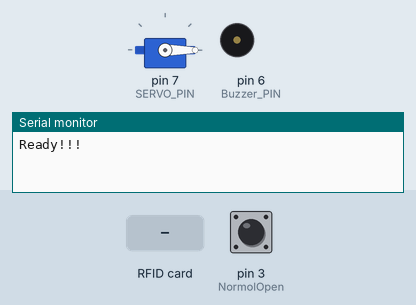
Simulated run of this sketch. Board: Arduino Uno, built with avr-gcc and run on an emulated ATmega328P. Parts: servo, buzzer (waves = sounding, pin HIGH), the last lines printed to the serial monitor. The test bench sets the inputs (shaded band); at power-on: pin 3 (NormolOpen) HIGH. The modem accepts every AT command (registered, SIM ready, sends succeed) and sends nothing else; pins used as bus, display or sensor lines are not drawn.

Above: at 18.9 s.
19.0 s: pin 3 (NormolOpen) pulled LOW for 0.15 s
At 19.29 s:
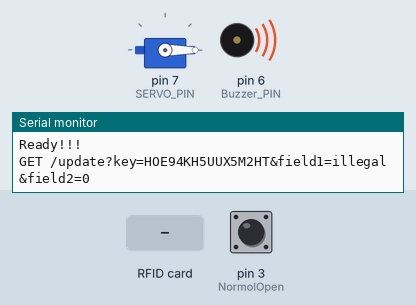
22.0 s: RFID card 5E 7A 19 C4 held to the reader
Timing chart, 0 to 31.0 s (numbered marks = the images above; inputs shaded):
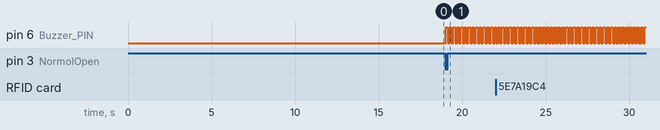

The sketch:

READ_UID_AND_alarm_TO_ESP8266.ino
```cpp
#include <SPI.h>
#include <MFRC522.h>
#include <SoftwareSerial.h>
#include <Servo.h>
#include "Timer.h"

#define SS_PIN 10
#define RST_PIN 9
#define _rxpin      4
#define _txpin      5
#define Buzzer_PIN   6
#define NormolOpen 3
#define SS_PIN 10
#define RST_PIN 9
#define SERVO_PIN 7 // 伺服馬達的控制訊號接腳
#define SSID "tenten"
#define PASS "6425dong"
#define IP "184.106.153.149" // ThingSpeak IP Address: 184.106.153.149
String GET = "GET /update?key=HOE94KH5UUX5M2HT"; // GET /update?key=[THINGSPEAK_KEY]&field1=[data 1]&filed2=[data 2]...;

Timer t; //宣告一个定时器
struct RFIDTag {   // 定義結構
  byte uid[4];
  char *name;
};

struct RFIDTag tags[] = {  // 初始化結構資料，請自行修改RFID識別碼。
  {{0,0,0,0}, "illegal"},
  {{181, 128, 143, 56}, "THK_STUDENT_CARD"},
  {{197, 37, 179, 115}, "Mini_Tag"},
  {{85, 154, 184, 55}, "WBW_STUDENT_CARD"}

};

byte totalTags = sizeof(tags) / sizeof(RFIDTag);  //計算結構資料筆數
MFRC522 rfid(SS_PIN, RST_PIN); // Instance of the class
MFRC522::MIFARE_Key key;

volatile bool alarm_flag = false;
volatile bool open_flag = false;
//volatile bool master_open_flag = false;
volatile bool message_flag = false;
volatile bool timer_flag = false;
volatile bool interval_flag = false; //消息间隔flag
bool lockerSwitch = false; // 伺服馬達（模擬開關）的切換狀態，預設為「關」
byte count =0; //计算进入callback次数
byte message_order = 0xff; //发送第几个message

SoftwareSerial esp8266(_rxpin, _txpin ); // RX, TX
Servo servo;

void setup() {
  Serial.begin(115200);
  esp8266.begin(115200);
  SPI.begin(); // Init SPI bus
  rfid.PCD_Init(); // Init MFRC522
  for (byte i = 0; i < 6; i++) {
    key.keyByte[i] = 0xFF;
  }
  pinMode(Buzzer_PIN, OUTPUT);
  pinMode(NormolOpen, INPUT_PULLUP);
  connect_wifi_and_ip();
  t.every(6000, doSomething); //register a callback
  attachInterrupt(digitalPinToInterrupt(NormolOpen), alarm, FALLING);
  locker(lockerSwitch);
  Serial.println("Ready!!!");
  //open_flag = true;
}

void loop() {

  if(rfid.PICC_IsNewCardPresent() && rfid.PICC_ReadCardSerial()) { //寻找新卡
    byte *id = rfid.uid.uidByte;   // 取得卡片的UID
    byte idSize = rfid.uid.size;   // 取得UID的長度
    bool foundTag = false;    // 是否找到紀錄中的標籤，預設為「否」
    for (byte i = 1; i < totalTags; i++) {
      if (memcmp(tags[i].uid, id, idSize) == 0) {  // 比對陣列資料值
        Serial.println(tags[i].name);  // 顯示標籤的名稱
        foundTag = true;  // 設定成「找到標籤了！」
        open_flag = true;
        alarm_flag = false;
        message_order = i; //消息内容
        message_flag = 1;//启动发送标志位
        if(interval_flag == 0)
        {
           lockerSwitch = !lockerSwitch;  // 切換鎖的狀態
           locker(lockerSwitch);          // 開鎖或關鎖
        }
        break;
      }
    }
    if (!foundTag) {  // 若掃描到紀錄之外的標籤，則顯示"Wrong card!"。
      Serial.println("Wrong card!");
      if (lockerSwitch && interval_flag == 0) {
          lockerSwitch = false;
          locker(lockerSwitch);
        }
      for (byte i = 0; i < idSize; i++) {
        Serial.print(id[i], DEC);      //顯示id
        Serial.print(" ");
      }
      //todo 监听窗口读取是否注册新卡
   }
     rfid.PICC_HaltA(); //让卡片进入停止状态
  }


  if(timer_flag == 1) //启动定时器
  {
     t.update();
  }
  if(message_flag == 1 && message_order!=0xff && interval_flag == 0) //发送消息
  {
     interval_flag = 1;
     timer_flag = 1; //启动定时器flag
     message_flag =0;
     String num;
     if(message_order == 0)
     {
         num = "0";
     }
     else
     {
         num = "1";
     }
     SendOnCloud(String(tags[message_order].name),num);
     message_order = 0xff;
  }
  if (alarm_flag) {
    digitalWrite(Buzzer_PIN, HIGH);
    delay(100);
    digitalWrite(Buzzer_PIN, LOW);
    delay(100);
  }

}

void locker(bool toggle) { // 開鎖或關鎖
  servo.attach(SERVO_PIN);  //将伺服马达物件附加在数位2脚
  if (toggle) {
    servo.write(90); // 開鎖
  } else {
    servo.write(0); // 關鎖
  }
  delay(500); // 等伺服馬達轉到定位
  servo.detach();
}
void alarm() {
  if(open_flag)
  {
    open_flag = false; //reset flag

  }
  else
  {
     alarm_flag = true;
     message_flag = 1; //撬门消息
     message_order = 0;
  }

}

void doSomething(){ //定时器callback
  if(count++)
  {
    count=0;
    timer_flag = 0;
    message_flag = 0;
    interval_flag = 0;
  }
}
void connect_wifi_and_ip() {
    esp8266.print("+++");
    delay(200);
    esp8266.print("\n");
    esp8266.println("AT+CWMODE=1");
    delay(1000);
    esp8266.println("AT+CWDHCP_DEF=1,1");
    delay(1000);
    String cmd="AT+CWJAP_DEF=\"";
    cmd+=SSID;
    cmd+="\",\"";
    cmd+=PASS;
    cmd+="\"";
    esp8266.println(cmd);
    delay(5000);
    String cmd_ip = "AT+SAVETRANSLINK=1,\""; //connect the ThingSpeak HTTP
    cmd_ip += IP;
    cmd_ip += "\",80,\"TCP\",10";  //AT+SAVETRANSLINK=1,"184.106.153.149",80,"TCP",10
    esp8266.println(cmd_ip);
    delay(6000);
    esp8266.println("AT+RST");
    delay(4000);
}

void SendOnCloud( String T, String H ) {

         String  cmd = GET + "&field1=" + T + "&field2=" + H +"\r\n";
         esp8266.print(cmd);
         Serial.println(cmd);

}
```

Event.cpp
```cpp
// (licence header left out)
/*  * * * * * * * * * * * * * * * * * * * * * * * * * * *
 Code by Simon Monk
 http://www.simonmonk.org
* * * * * * * * * * * * * * * * * * * * * * * * * * * * */

// For Arduino 1.0 and earlier
#if defined(ARDUINO) && ARDUINO >= 100
#include "Arduino.h"
#else
#include "WProgram.h"
#endif

#include "Event.h"

Event::Event(void)
{
	eventType = EVENT_NONE;
}

void Event::update(void)
{
    unsigned long now = millis();
    update(now);
}

void Event::update(unsigned long now)
{
	if (now - lastEventTime >= period)
	{
		switch (eventType)
		{
			case EVENT_EVERY:
				(*callback)();
				break;

			case EVENT_OSCILLATE:
				pinState = ! pinState;
				digitalWrite(pin, pinState);
				break;
		}
		lastEventTime = now;
		count++;
	}
	if (repeatCount > -1 && count >= repeatCount)
	{
		eventType = EVENT_NONE;
	}
}
```

Event.h
```cpp
// (licence header left out)
/*  * * * * * * * * * * * * * * * * * * * * * * * * * * *
 Code by Simon Monk
 http://www.simonmonk.org
* * * * * * * * * * * * * * * * * * * * * * * * * * * * */

#ifndef Event_h
#define Event_h

#include <inttypes.h>

#define EVENT_NONE 0
#define EVENT_EVERY 1
#define EVENT_OSCILLATE 2

class Event
{

public:
  Event(void);
  void update(void);
  void update(unsigned long now);
  int8_t eventType;
  unsigned long period;
  int repeatCount;
  uint8_t pin;
  uint8_t pinState;
  void (*callback)(void);
  unsigned long lastEventTime;
  int count;
};

#endif
```

Timer.cpp
```cpp
// (licence header left out)
/*  * * * * * * * * * * * * * * * * * * * * * * * * * * *
 Code by Simon Monk
 http://www.simonmonk.org
* * * * * * * * * * * * * * * * * * * * * * * * * * * * */

// For Arduino 1.0 and earlier
#if defined(ARDUINO) && ARDUINO >= 100
#include "Arduino.h"
#else
#include "WProgram.h"
#endif

#include "Timer.h"

Timer::Timer(void)
{
}

int8_t Timer::every(unsigned long period, void (*callback)(), int repeatCount)
{
	int8_t i = findFreeEventIndex();
	if (i == -1) return -1;

	_events[i].eventType = EVENT_EVERY;
	_events[i].period = period;
	_events[i].repeatCount = repeatCount;
	_events[i].callback = callback;
	_events[i].lastEventTime = millis();
	_events[i].count = 0;
	return i;
}

int8_t Timer::every(unsigned long period, void (*callback)())
{
	return every(period, callback, -1); // - means forever
}

int8_t Timer::after(unsigned long period, void (*callback)())
{
	return every(period, callback, 1);
}

int8_t Timer::oscillate(uint8_t pin, unsigned long period, uint8_t startingValue, int repeatCount)
{
	int8_t i = findFreeEventIndex();
	if (i == NO_TIMER_AVAILABLE) return NO_TIMER_AVAILABLE;

	_events[i].eventType = EVENT_OSCILLATE;
	_events[i].pin = pin;
	_events[i].period = period;
	_events[i].pinState = startingValue;
	digitalWrite(pin, startingValue);
	_events[i].repeatCount = repeatCount * 2; // full cycles not transitions
	_events[i].lastEventTime = millis();
	_events[i].count = 0;
	return i;
}

int8_t Timer::oscillate(uint8_t pin, unsigned long period, uint8_t startingValue)
{
	return oscillate(pin, period, startingValue, -1); // forever
}

/**
 * This method will generate a pulse of !startingValue, occuring period after the
 * call of this method and lasting for period. The Pin will be left in !startingValue.
 */
int8_t Timer::pulse(uint8_t pin, unsigned long period, uint8_t startingValue)
{
	return oscillate(pin, period, startingValue, 1); // once
}

/**
 * This method will generate a pulse of startingValue, starting immediately and of
 * length period. The pin will be left in the !startingValue state
 */
int8_t Timer::pulseImmediate(uint8_t pin, unsigned long period, uint8_t pulseValue)
{
	int8_t id(oscillate(pin, period, pulseValue, 1));
	// now fix the repeat count
	if (id >= 0 && id < MAX_NUMBER_OF_EVENTS) {
		_events[id].repeatCount = 1;
	}
	return id;
}


void Timer::stop(int8_t id)
{
	if (id >= 0 && id < MAX_NUMBER_OF_EVENTS) {
		_events[id].eventType = EVENT_NONE;
	}
}

void Timer::update(void)
{
	unsigned long now = millis();
	update(now);
}

void Timer::update(unsigned long now)
{
	for (int8_t i = 0; i < MAX_NUMBER_OF_EVENTS; i++)
	{
		if (_events[i].eventType != EVENT_NONE)
		{
			_events[i].update(now);
		}
	}
}
int8_t Timer::findFreeEventIndex(void)
{
	for (int8_t i = 0; i < MAX_NUMBER_OF_EVENTS; i++)
	{
		if (_events[i].eventType == EVENT_NONE)
		{
			return i;
		}
	}
	return NO_TIMER_AVAILABLE;
}
```

Timer.h
```cpp
// (licence header left out)
/*  * * * * * * * * * * * * * * * * * * * * * * * * * * *
 Code by Simon Monk
 http://www.simonmonk.org
* * * * * * * * * * * * * * * * * * * * * * * * * * * * */

#ifndef Timer_h
#define Timer_h

#include <inttypes.h>
#include "Event.h"

#define MAX_NUMBER_OF_EVENTS (10)

#define TIMER_NOT_AN_EVENT (-2)
#define NO_TIMER_AVAILABLE (-1)

class Timer
{

public:
  Timer(void);

  int8_t every(unsigned long period, void (*callback)(void));
  int8_t every(unsigned long period, void (*callback)(void), int repeatCount);
  int8_t after(unsigned long duration, void (*callback)(void));
  int8_t oscillate(uint8_t pin, unsigned long period, uint8_t startingValue);
  int8_t oscillate(uint8_t pin, unsigned long period, uint8_t startingValue, int repeatCount);

  /**
   * This method will generate a pulse of !startingValue, occuring period after the
   * call of this method and lasting for period. The Pin will be left in !startingValue.
   */
  int8_t pulse(uint8_t pin, unsigned long period, uint8_t startingValue);

  /**
   * This method will generate a pulse of pulseValue, starting immediately and of
   * length period. The pin will be left in the !pulseValue state
   */
  int8_t pulseImmediate(uint8_t pin, unsigned long period, uint8_t pulseValue);
  void stop(int8_t id);
  void update(void);
  void update(unsigned long now);

protected:
  Event _events[MAX_NUMBER_OF_EVENTS];
  int8_t findFreeEventIndex(void);

};

#endif
```

Measured:
- after the input at 19.0 s, pin 6 (Buzzer_PIN): alternates HIGH for 0.10 s and LOW for 0.13 s, starting at once
